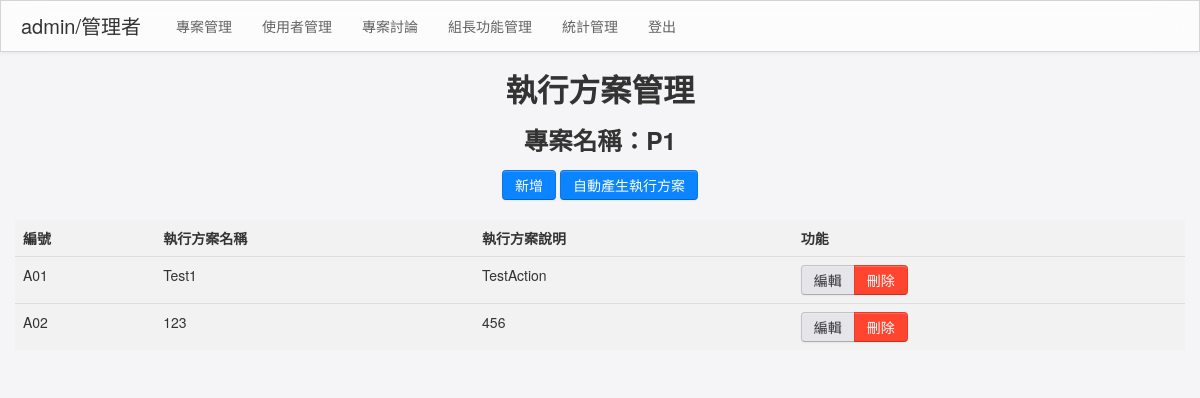
The app's page /actionplan.php?id=20 (signed in), older data.
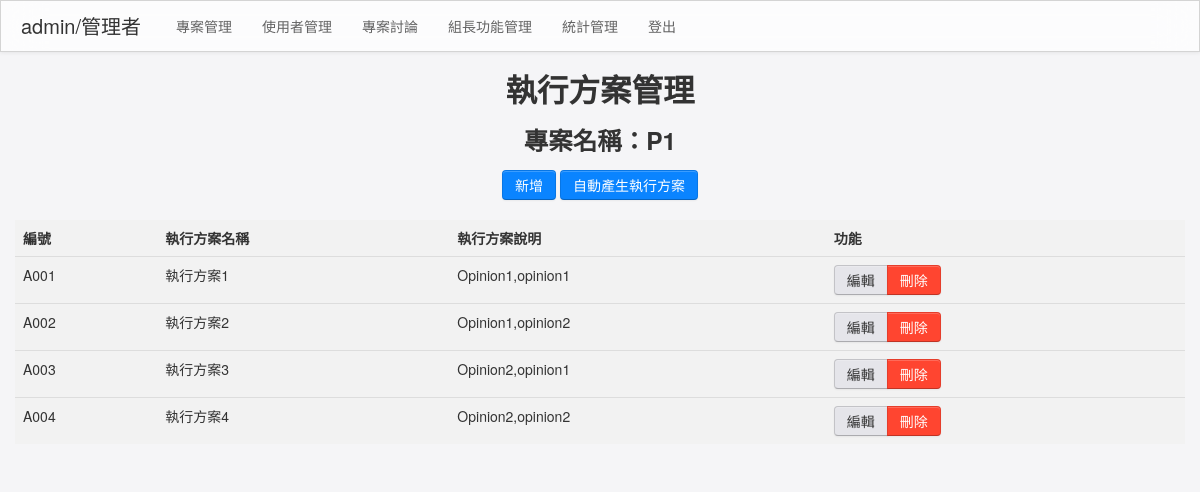
The same page, newer data.
### tables this page shows
CREATE TABLE IF NOT EXISTS `project` (
  `proid` int(50) NOT NULL AUTO_INCREMENT,
  `groupid` int(50) NOT NULL,
  `name` text NOT NULL DEFAULT '0',
  `des` text NOT NULL,
  PRIMARY KEY (`proid`),
  KEY `groupid` (`groupid`)
);

CREATE TABLE IF NOT EXISTS `action_plan` (
  `actionid` int(11) NOT NULL AUTO_INCREMENT,
  `proid` int(11) NOT NULL,
  `num` text NOT NULL,
  `name` text NOT NULL,
  `des` text NOT NULL,
  `opinion` text NOT NULL,
  PRIMARY KEY (`actionid`),
  KEY `proid` (`proid`),
  CONSTRAINT `action_plan_ibfk_1` FOREIGN KEY (`proid`) REFERENCES `project` (`proid`) ON DELETE CASCADE ON UPDATE CASCADE
);

### actionplan.php (the view, shortened to what this page needs)
    <?php
    $sql = mysqli_connect("127.0.0.1","admin","1234","test");
        ?><script> alert("<?php echo $_SESSION['msg'];?> ")</script><?php
    $proid =$_GET['id'];
    $userid = $_SESSION['userid'];
    $presult = mysqli_query($sql,"SELECT * From project WHERE proid= $proid");
    if ($presult->num_rows > 0) {
    $prow = mysqli_fetch_assoc($presult);
    $groupid = $prow['groupid'];
    $projectname = $prow['name'];
    }else{
        $_SESSION['msg'] = "你無權訪問此頁";
        header("Location:user.php");
    }
    $gresult = mysqli_query($sql,"SELECT * FROM user_group WHERE userid = $userid AND groupid = $groupid");
    if (mysqli_num_rows($gresult) > 0) {
        while ($grow = $gresult->fetch_assoc()) {
            if ($grow['pre'] == 'admin') {
                $admin = true;
                $result = mysqli_query($sql,"SELECT * FROM action_plan WHERE proid = $proid");
                if ($result->num_rows > 0) {
                    while ($row = $result->fetch_assoc()) {
                        $code = "<tr><td>" . $row["num"] . "</td><td>" . $row["name"] . "</td><td>" . $row["des"] . "</td><td>" . '<a href=editaction.php?id=' . $row["actionid"] .' class="btn btn-primary">編輯</a>'. "</td></tr>";
                    }
                } else {
                    $code = "";
                }
            }
        }
    } else {
        if ($_SESSION['type'] == "admin") {
            $result = mysqli_query($sql,"SELECT * FROM action_plan WHERE proid = $proid");
            if ($result->num_rows > 0) {
                $code = "";
                while ($row = $result->fetch_assoc()) {
                    $code = $code . "<tr><td>" . $row["num"] . "</td><td>" . $row["name"] . "</td><td>" . $row["des"] . "</td><td>" . '<div class="btn-group"><a href=editaction.php?id=' . $row["actionid"] .' class="btn">編輯</a><a href=delaction.php?id=' . $row["actionid"] .' class="btn btn-danger">刪除</a></div>'. "</td></tr>";
                }
            }else{
                $code = "";
            }
        }
    }
    ?>
<!DOCTYPE html>
<html lang="zh_tw">
<head>
    <?php include('head.php');?>
    <link rel="stylesheet" href="css/style.css">
</head>
<body class="b">
<?php include('navbar.php');?>
<div class="container txt-center">
    <h2>執行方案管理</h2>
    <h3>專案名稱：<?php echo $projectname;?></h3>
    <a class="btn btn-primary" href="creataction.php?id=<?php echo $proid;?>">新增</a>
    <a class="btn btn-primary" href="javascript:autoAction()">自動產生執行方案</a><br><br>
    <div class="c">
        <table class="table">
            <thead>
            <tr>
                <th>編號</th>
                <th>執行方案名稱</th>
                <th>執行方案說明</th>
                <th>功能</th>
            </tr>
            </thead>
            <?php echo $code;?>
        </table>
    </div>
</div>
</body>
</html>

### head.php (shortened to what this page needs)
<link rel="stylesheet" href="css/bootstrap.min.css">
<link rel="stylesheet" href="css/bootstrap-responsive.min.css">

### navbar.php (shortened to what this page needs)
<?php
                    $gadmin = false;
                          if ($_SESSION['type'] == "admin") {
                                 $gadmin = true;
                          }
                             ?>
<div class="navbar">
              <div class="navbar-inner">
                <div class="container">
                  <a class="brand" <?php if($_SESSION['type'] == "admin"){echo 'href = "admin.php"';}else {echo 'href = "user.php"';}?>>
				<?php echo $_SESSION['username'];?><?php if($_SESSION['type'] == "admin"){echo "/管理者";$admin = true;}else{if ($gadmin) {echo "/組長";$admin = false;}else{echo "/組員";$admin = false;}};?>
			</a>
                  <div class="nav-collapse collapse navbar-responsive-collapse">
                    <ul class="nav">
					<?php if($admin){echo '<li><a href="project.php">專案管理</a></li>';}; ?>
					<?php if($admin){echo '<li><a href="admin.php">使用者管理</a></li>';}; ?>
					<li><a href="user.php">專案討論</a></li>
					<?php if($gadmin){echo '<li><a href="teamleader.php">組長功能管理</a></li>';}; ?>
					<li><a href="#">統計管理</a></li>
					<li><a href="logout.php">登出</a></li>
                    </ul>
                    </div>
                </div>
              </div>
            </div>
<br>
<br>
<br>

### css/style.css (style rules this page uses)
* { font-family: Helvetica Neue, Segoe UI, Helvetica, Arial, sans-serif; user-select: none; text-shadow: none !important; outline: none !important; }
body.b { background:#F5F5F7; }
.c { background: #F2F2F2; }
.txt-center { text-align: center; }
.navbar { position: fixed; right: 0; left: 0; top: 0; z-index: 1000; box-shadow: 0; }
.navbar .brand { color:#333; }
.navbar .nav>li>a { color: rgba(0, 0, 0, 0.7); opacity: .87; }
.navbar-inner { justify-content: center; align-items: center; background: rgba(255,255,255,0.72); box-shadow: 0 0 0.px; backdrop-filter: saturate(180%) blur(20px); min-height: 45px; padding-top: 5px; border-radius: 0; }
.btn { background: rgba(229,229,234); }
.btn-primary { background: rgba(10,132,255); }
.btn-danger { background: rgba(255,69,48); }

Row changes from the older to the newer data that the page shows:
removed action_plan: num "A01", name "Test1", des "TestAction"
removed action_plan: num "A02", name "123", des "456"
added action_plan: num "A001", name "執行方案1", des "Opinion1,opinion1"
added action_plan: num "A002", name "執行方案2", des "Opinion1,opinion2"
added action_plan: num "A003", name "執行方案3", des "Opinion2,opinion1"
added action_plan: num "A004", name "執行方案4", des "Opinion2,opinion2"
Text that changed along with them:
text no longer shown: "編輯 編輯 刪除 刪除"
text now shown: "編輯 編輯 編輯 編輯 刪除 刪除 刪除 刪除"
